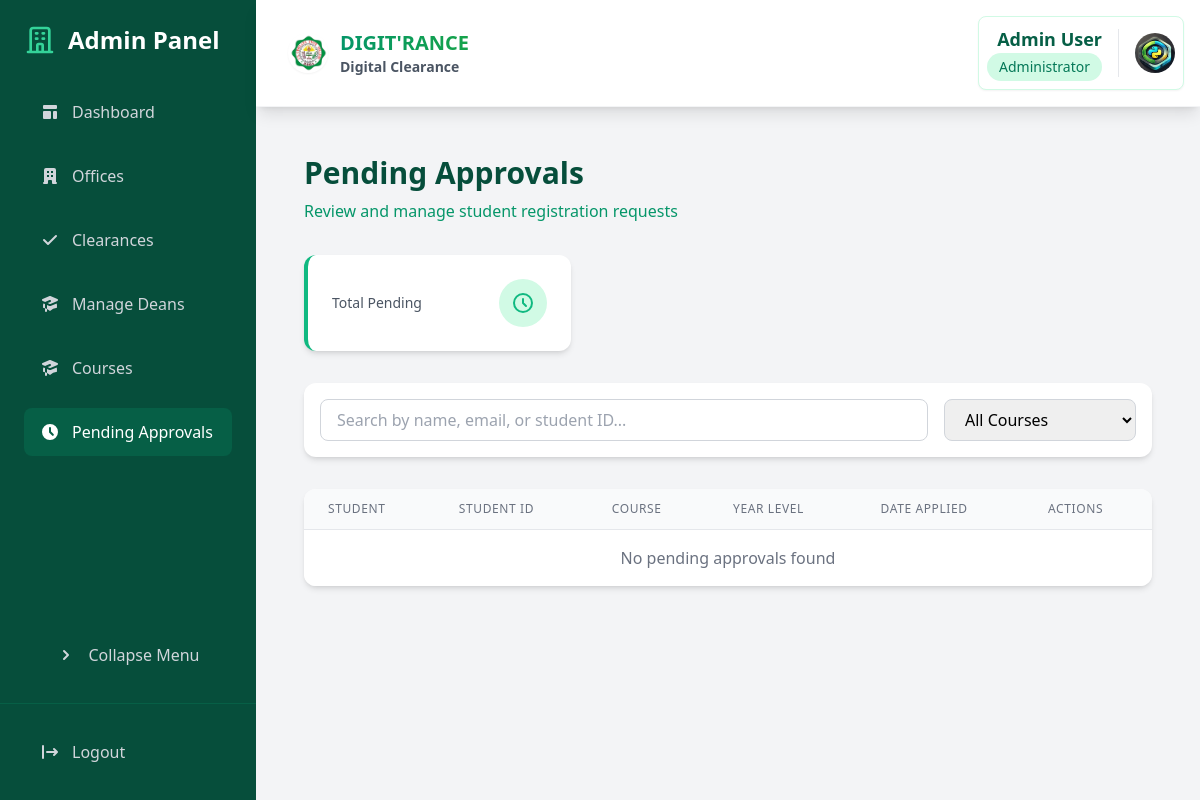
Before: /dashboard/admin/pending-approvals/ (signed in) with the older database file.
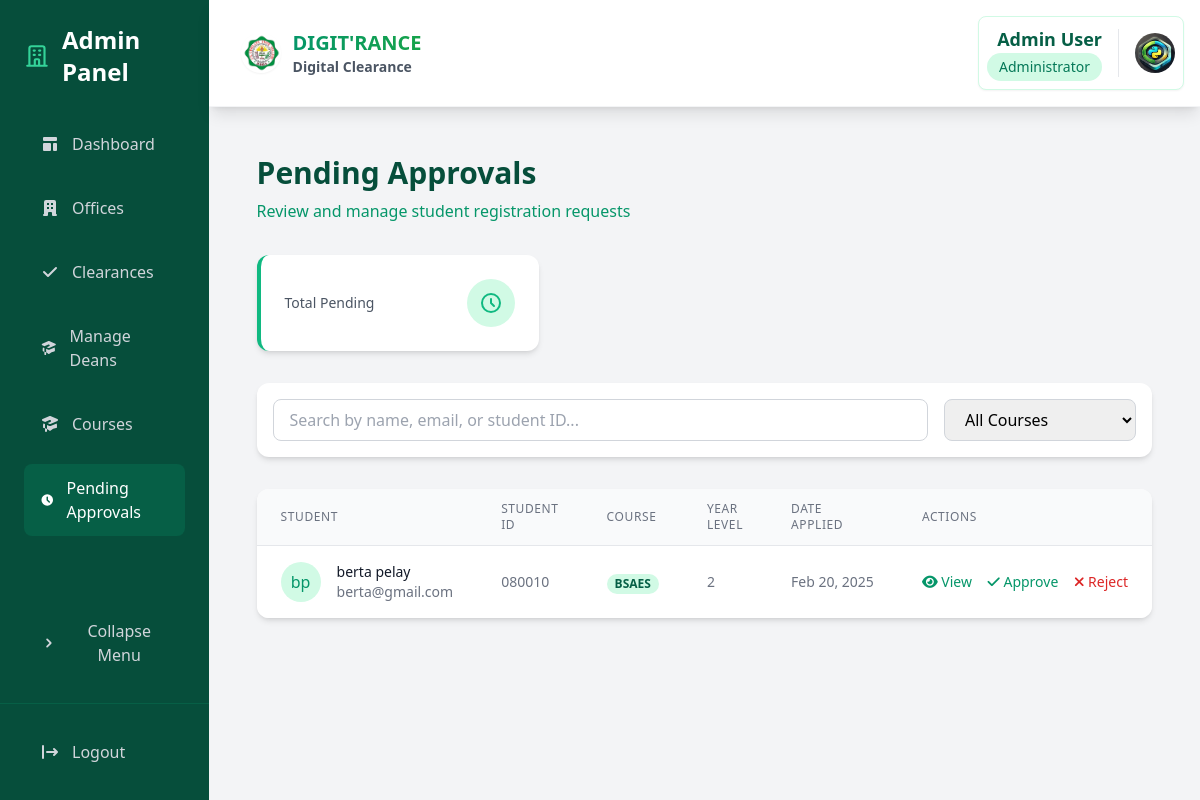
After: the same page with the newer database file.
### core/models.py (models this page shows, shortened)
class Student(models.Model):
    student_id = models.CharField(max_length=20, unique=True)
    user = models.OneToOneField(User, on_delete=models.CASCADE)
    course = models.ForeignKey(Course, on_delete=models.PROTECT)
    year_level = models.IntegerField()
    is_boarder = models.BooleanField(default=False)
    created_at = models.DateTimeField(auto_now_add=True)
    program_chair = models.ForeignKey(ProgramChair, on_delete=models.SET_NULL, null=True, blank=True, related_name="students")
    dormitory_owner = models.ForeignKey(Staff, on_delete=models.SET_NULL, null=True, blank=True, related_name="students_dorm", limit_choices_to={'is_dormitory_owner': True})
    is_approved = models.BooleanField(default=False)
    approval_date = models.DateTimeField(null=True, blank=True)
    approval_admin = models.ForeignKey(User, on_delete=models.SET_NULL, null=True, blank=True, related_name='approved_students')
    profile_picture = models.ImageField(
        upload_to='student_profiles/',
        null=True,
        blank=True
    )

class Course(models.Model):
    code = models.CharField(max_length=10, unique=True)  # e.g., BSIT, BPED
    name = models.CharField(max_length=100)  # e.g., Bachelor of Science in Information Technology
    dean = models.ForeignKey(Dean, on_delete=models.CASCADE, related_name='courses')
    is_active = models.BooleanField(default=True)  # To mark if course is currently offered
    created_at = models.DateTimeField(auto_now_add=True)
    updated_at = models.DateTimeField(auto_now=True)
    class Meta:
        ordering = ['code']

### core/views.py (the view)
# urls.py: path('dashboard/admin/pending-approvals/', views.admin_pending_approvals, name='admin_pending_approvals'),
@login_required
@user_passes_test(lambda u: u.is_superuser)
def admin_pending_approvals(request):
    pending_students = Student.objects.filter(user__is_active=False)
    context = {
        'pending_students': pending_students,
        'total_pending': pending_students.count(),
    }
    return render(request, 'admin/pending_approvals.html', context)

### core/models.py (called while the page is built)
    def get_profile_picture_url(self):
        if self.profile_picture and hasattr(self.profile_picture, 'url'):
            return self.profile_picture.url
        return static('img/default-profile.png')

### templates/admin/pending_approvals.html (shortened to what the changed rows need)
{% extends 'base.html' %}
{% load static %}
{% block content %}
<div class="p-6 space-y-8">
    <div class="mb-8">
        <h1 class="text-3xl font-bold text-emerald-900">Pending Approvals</h1>
    </div>
    <div class="bg-white rounded-xl shadow-md overflow-hidden">
        <table class="min-w-full divide-y divide-gray-200">
            <thead class="bg-gray-50">
                <tr>
                    <th class="px-6 py-3 text-left text-xs font-medium text-gray-500 uppercase tracking-wider">Student</th>
                    <th class="px-6 py-3 text-left text-xs font-medium text-gray-500 uppercase tracking-wider">Student ID</th>
                    <th class="px-6 py-3 text-left text-xs font-medium text-gray-500 uppercase tracking-wider">Course</th>
                    <th class="px-6 py-3 text-left text-xs font-medium text-gray-500 uppercase tracking-wider">Year Level</th>
                    <th class="px-6 py-3 text-left text-xs font-medium text-gray-500 uppercase tracking-wider">Date Applied</th>
                    <th class="px-6 py-3 text-left text-xs font-medium text-gray-500 uppercase tracking-wider">Actions</th>
                </tr>
            </thead>
            <tbody class="bg-white divide-y divide-gray-200">
                {% for student in pending_students %}
                <tr id="student-row-{{ student.id }}" class="hover:bg-gray-50">
                    <td class="px-6 py-4">
                        <div class="flex items-center">
                            <div class="flex-shrink-0 h-10 w-10">
                                <div class="h-10 w-10 rounded-full bg-emerald-100 flex items-center justify-center">
                                    <span class="text-emerald-600 font-medium">
                                        {{ student.user.first_name|make_list|first }}{{ student.user.last_name|make_list|first }}
                                    </span>
                                </div>
                            </div>
                            <div class="ml-4">
                                <div class="text-sm font-medium text-gray-900">{{ student.user.get_full_name }}</div>
                                <div class="text-sm text-gray-500">{{ student.user.email }}</div>
                            </div>
                        </div>
                    </td>
                    <td class="px-6 py-4 whitespace-nowrap text-sm text-gray-500">
                        {{ student.student_id }}
                    </td>
                    <td class="px-6 py-4">
                        <span class="px-2 inline-flex text-xs leading-5 font-semibold rounded-full bg-emerald-100 text-emerald-800">
                            {{ student.course.code }}
                        </span>
                    </td>
                    <td class="px-6 py-4 whitespace-nowrap text-sm text-gray-500">
                        {{ student.year_level }}
                    </td>
                    <td class="px-6 py-4 whitespace-nowrap text-sm text-gray-500">
                        {{ student.user.date_joined|date:"M d, Y" }}
                    </td>
                    <td class="px-6 py-4 whitespace-nowrap text-sm font-medium">
                        <button onclick="viewDetails('{{ student.id }}')"
                                class="text-emerald-600 hover:text-emerald-900 mr-3">
                            <i class="fas fa-eye"></i> View
                        </button>
                        <button onclick="approveStudent('{{ student.id }}')"
                                class="text-emerald-600 hover:text-emerald-900 mr-3">
                            <i class="fas fa-check"></i> Approve
                        </button>
                        <button onclick="showRejectModal('{{ student.id }}')"
                                class="text-red-600 hover:text-red-900">
                            <i class="fas fa-times"></i> Reject
                        </button>
                    </td>
                </tr>
                {% empty %}
                <tr>
                    <td colspan="6" class="px-6 py-4 text-center text-gray-500">
                        No pending approvals found
                    </td>
                </tr>
                {% endfor %}
            </tbody>
        </table>
    </div>
</div>
{% endblock %}

Changed rows visible on the page:
added Student: user.first_name|make_list "b", user.last_name|make_list "p", user.get_full_name "berta pelay", user.email "berta@gmail.com", student_id "080010", course.code "BSAES", year_level "2", user.date_joined "Feb 20, 2025"
Other visible differences:
text no longer shown: "No pending approvals found"
